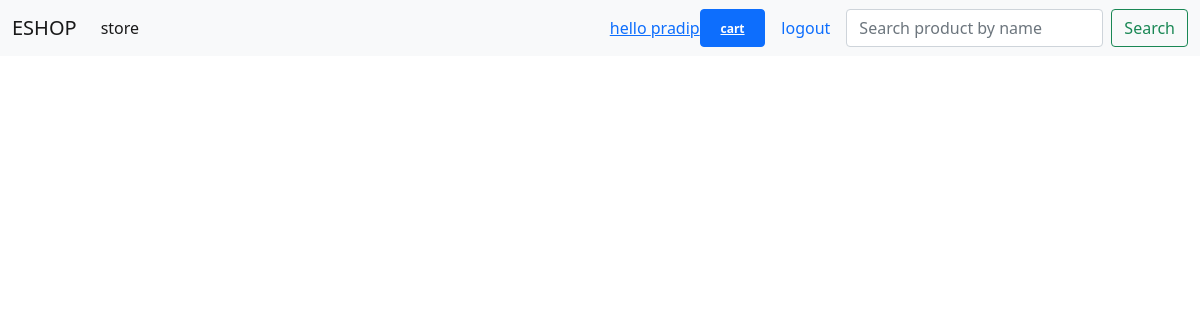
Before: /orders/ (signed in) with the older database file.
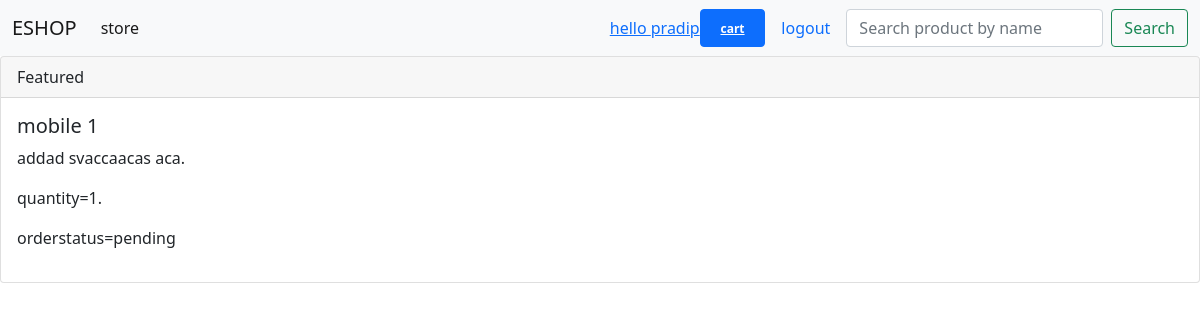
After: the same page with the newer database file.
### eshop/models.py (models this page shows)
class order_placed (models.Model):
    user = models.ForeignKey(User,on_delete=models.CASCADE)
    customers = models.ForeignKey('customers',on_delete =models.CASCADE)
    product = models.ForeignKey('product',on_delete=models.CASCADE)
    quantity = models.PositiveIntegerField()
    stutus = models.CharField(max_length=70,choices=options,default='pending')

class Product (models.Model):
    name = models.CharField(max_length=70)
    price = models.PositiveIntegerField()
    category = models.ForeignKey('Category',on_delete=models.CASCADE,null=True)
    discription = models.TextField()
    image = models.ImageField(upload_to='productimg',null=True)
    def __str__(self):
        return self.name

### eshop/views.py (the view)
# urls.py: path('orders/', views.orders, name='orders'),
@login_required(login_url='/login/')
def orders (request):
    if request.user.is_authenticated:
        user = request.user
        order_place = order_placed.objects.filter(user = user)
        context = {'orders_placed':order_place}
        return render(request,'orders.html',context)

### templates/orders.html
{% extends 'base.html'%}
{% block content %}
{% for order in orders_placed %}
<div class="card">
    <div class="card-header">
        Featured
    </div>
    <div class="card-body">
        <h5 class="card-title">{{ order.product }}</h5>
        <p class="card-text">{{order.product.discription}}.</p>
        <p class="card-text">quantity={{ order.quantity }}.</p>
        <p>orderstatus={{ order.stutus }}</p>
    </div>
</div>
{% endfor %}
{% endblock %}

### templates/base.html (shortened to what this page needs)
<!DOCTYPE html>
<html lang="en">
<head>
</head>
<body>
<!doctype html>
<html lang="en">
<head>
    <link href="https://cdn.jsdelivr.net/npm/bootstrap@5.0.2/dist/css/bootstrap.min.css" rel="stylesheet">
</head>
<body>
<nav class="navbar navbar-expand-lg navbar-light bg-light">
    <div class="container-fluid">
        <a class="navbar-brand" href="/">ESHOP</a>
        <div class="collapse navbar-collapse" id="navbarSupportedContent">
            <ul class="navbar-nav me-auto mb-2 mb-lg-0">
                <li class="nav-item">
                    <a class="nav-link active" aria-current="page" href="/store">store</a>
                </li>
            </ul>
            {% if request.user.is_authenticated %}
            <a href="/profile">hello {{user}}</a>
            <form action="/cart" method="get">
                <button type="button" class="btn btn-primary">
                <a class="badge badge-dark" href="/cart">cart{{cart.count}}</a>
                 </button>
            </form>
            <div class="nav-item">
                <a class="nav-link active" href="/userlogout" tabindex="-1" aria-disabled="true">logout</a>
            </div>
            {% endif %}
            <form class="d-flex" action="/store">
                <input class="form-control me-2" type="search" name="search" placeholder="Search product by name" aria-label="Search">
                <button class="btn btn-outline-success" type="submit">Search</button>
            </form>
        </div>
    </div>
</nav>
{% block content %}
{% endblock %}
</body>
</html>
</body>
</html>

Changed rows visible on the page:
added order_placed: product "mobile 1", product.discription "addad svaccaacas aca", quantity "1", stutus "pending"
